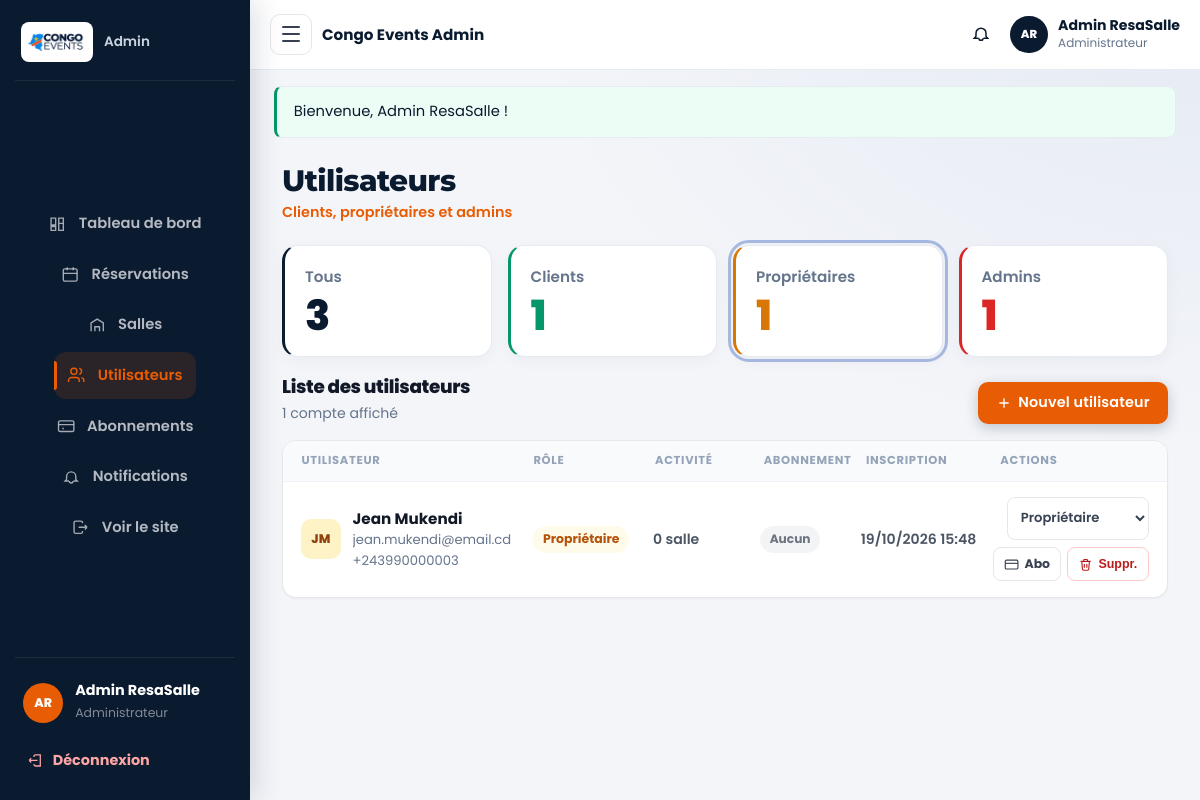
/admin/utilisateurs.php?role=proprietaire (signed in), run on the app's committed database.
### tables this page shows
CREATE TABLE IF NOT EXISTS utilisateurs (
  id INT UNSIGNED AUTO_INCREMENT PRIMARY KEY,
  nom VARCHAR(120) NOT NULL,
  email VARCHAR(180) NOT NULL UNIQUE,
  telephone VARCHAR(30) DEFAULT NULL,
  mot_de_passe VARCHAR(255) NOT NULL,
  role ENUM('admin', 'client', 'proprietaire') NOT NULL DEFAULT 'client',
  date_creation DATETIME NOT NULL DEFAULT CURRENT_TIMESTAMP
);

### includes/functions.php (called while the page is built, shortened)
<?php
require_once __DIR__ . '/../config/database.php';
function e(?string $value): string
{
    return htmlspecialchars((string) $value, ENT_QUOTES, 'UTF-8');
}
function get_flash(): ?array
{
    $flash = $_SESSION['flash'];
    return $flash;
}
function current_user(): ?array
{
    return $_SESSION['user'] ?? null;
}
function require_login(): void
{
    try {
        $uid = (int) (current_user()['id'] ?? 0);
        if ($uid > 0) {
            $stmt = db()->prepare('SELECT role, nom, email FROM utilisateurs WHERE id = ? LIMIT 1');
            $stmt->execute([$uid]);
        }
    } catch (Throwable $e) {
    }
}
function require_admin(): void
{
    require_login();
}
function role_label(string $role): string
{
    $labels = [
        'admin'        => 'Administrateur',
        'client'       => 'Client',
        'proprietaire' => 'Propriétaire',
        'organisateur' => 'Client',
    ];
    return $labels[$role] ?? $role;
}
function format_datetime(?string $datetime): string
{
    $dt = DateTime::createFromFormat('Y-m-d H:i:s', $datetime)
        ?: DateTime::createFromFormat('Y-m-d\TH:i', $datetime);
    return $dt->format('d/m/Y H:i');
}
function asset(string $path): string
{
    return rtrim(APP_URL, '/') . '/assets/' . ltrim($path, '/');
}
function url(string $path = ''): string
{
    return rtrim(APP_URL, '/') . '/' . ltrim($path, '/');
}

### config/database.php (called while the page is built, shortened)
<?php
function db(): PDO
{
    static $pdo = null;
    if ($pdo === null) {
        $dsn = 'mysql:host=' . DB_HOST . ';port=' . DB_PORT . ';dbname=' . DB_NAME . ';charset=' . DB_CHARSET;
        $options = [
            PDO::ATTR_ERRMODE            => PDO::ERRMODE_EXCEPTION,
            PDO::ATTR_DEFAULT_FETCH_MODE => PDO::FETCH_ASSOC,
            PDO::ATTR_EMULATE_PREPARES   => false,
            PDO::ATTR_TIMEOUT            => 5,
        ];
        for ($i = 0; $i < 3; $i++) {
            try {
                $pdo = new PDO($dsn, DB_USER, DB_PASS, $options);
                break;
            } catch (PDOException $e) {
                $last = $e;
                usleep(400000);
            }
        }
    }
    return $pdo;
}

### admin/utilisateurs.php (the view, shortened to what this page needs)
<?php
require_once __DIR__ . '/../includes/functions.php';
require_admin();
$allowedRoles = ['admin', 'client', 'proprietaire'];
$roleFilter = $_GET['role'] ?? '';
$errors = [];
$showCreate = !empty($_POST['action']) && $_POST['action'] === 'create' && !empty($errors);
$sql = 'SELECT u.*,
      (SELECT COUNT(*) FROM reservations r WHERE r.utilisateur_id = u.id) AS nb_reservations,
      (SELECT COUNT(*) FROM salles s WHERE s.proprietaire_id = u.id) AS nb_salles,
      (SELECT COUNT(*) FROM abonnements a WHERE a.utilisateur_id = u.id AND a.statut = \'actif\' AND a.date_fin >= NOW()) AS abo_actif
     FROM utilisateurs u';
$params = [];
if (in_array($roleFilter, $allowedRoles, true)) {
    $sql .= ' WHERE u.role = ?';
    $params[] = $roleFilter;
}
$sql .= ' ORDER BY u.date_creation DESC';
$stmt = db()->prepare($sql);
$stmt->execute($params);
$users = $stmt->fetchAll();
$counts = ['all' => 0, 'admin' => 0, 'client' => 0, 'proprietaire' => 0];
foreach (db()->query('SELECT role, COUNT(*) AS n FROM utilisateurs GROUP BY role')->fetchAll() as $row) {
    $counts[$row['role']] = (int) $row['n'];
    $counts['all'] += (int) $row['n'];
}
function admin_user_initials(string $name): string
{
    $initials = '';
    foreach (preg_split('/\s+/', trim($name)) as $part) {
        $ch = function_exists('mb_substr')
            ? mb_strtoupper(mb_substr($part, 0, 1))
            : strtoupper(substr($part, 0, 1));
        $initials .= $ch;
        if (strlen($initials) >= 2) {
            break;
        }
    }
    return $initials !== '' ? $initials : 'U';
}
$adminPage = 'utilisateurs';
require __DIR__ . '/../includes/admin-header.php';
?>
<section class="users-page">
  <div class="dash-stats users-stats">
    <a class="dash-stat dash-stat-blue <?= $roleFilter === '' ? 'is-selected' : '' ?>" href="<?= e(url('admin/utilisateurs.php')) ?>">
      <div class="dash-stat-label">Tous</div>
      <div class="dash-stat-value"><?= (int) $counts['all'] ?></div>
    </a>
    <a class="dash-stat dash-stat-green <?= $roleFilter === 'client' ? 'is-selected' : '' ?>" href="<?= e(url('admin/utilisateurs.php?role=client')) ?>">
      <div class="dash-stat-label">Clients</div>
      <div class="dash-stat-value"><?= (int) $counts['client'] ?></div>
    </a>
    <a class="dash-stat dash-stat-amber <?= $roleFilter === 'proprietaire' ? 'is-selected' : '' ?>" href="<?= e(url('admin/utilisateurs.php?role=proprietaire')) ?>">
      <div class="dash-stat-label">Propriétaires</div>
      <div class="dash-stat-value"><?= (int) $counts['proprietaire'] ?></div>
    </a>
    <a class="dash-stat dash-stat-red <?= $roleFilter === 'admin' ? 'is-selected' : '' ?>" href="<?= e(url('admin/utilisateurs.php?role=admin')) ?>">
      <div class="dash-stat-label">Admins</div>
      <div class="dash-stat-value"><?= (int) $counts['admin'] ?></div>
    </a>
  </div>
  <div class="users-toolbar">
    <div>
      <h2 class="users-title">Liste des utilisateurs</h2>
      <p class="users-sub"><?= count($users) ?> compte<?= count($users) > 1 ? 's' : '' ?> affiché<?= count($users) > 1 ? 's' : '' ?></p>
    </div>
    <button type="button" class="btn btn-primary" data-users-toggle-create aria-expanded="<?= $showCreate || $errors ? 'true' : 'false' ?>">
      <svg viewBox="0 0 24 24" width="16" height="16" fill="none" stroke="currentColor" stroke-width="2"><path d="M12 5v14M5 12h14"/></svg>
      Nouvel utilisateur
    </button>
  </div>
  <div class="users-panel">
    <?php if (!$users): ?>
      <div class="users-empty">
        <strong>Aucun utilisateur</strong>
        <p>Aucun compte ne correspond à ce filtre.</p>
      </div>
    <?php else: ?>
      <div class="users-table-head" aria-hidden="true">
        <span>Utilisateur</span>
        <span>Rôle</span>
        <span>Activité</span>
        <span>Abonnement</span>
        <span>Inscription</span>
        <span>Actions</span>
      </div>
      <ul class="users-list">
        <?php foreach ($users as $u): ?>
          <?php
            $isSelf = (int) $u['id'] === (int) current_user()['id'];
            $roleClass = 'role-client';
            if ($u['role'] === 'admin') {
                $roleClass = 'role-admin';
            } elseif ($u['role'] === 'proprietaire') {
                $roleClass = 'role-owner';
            }
            $activity = '—';
            if ($u['role'] === 'client') {
                $n = (int) $u['nb_reservations'];
                $activity = $n . ' réservation' . ($n > 1 ? 's' : '');
            } elseif ($u['role'] === 'proprietaire') {
                $n = (int) $u['nb_salles'];
                $activity = $n . ' salle' . ($n > 1 ? 's' : '');
            }
          ?>
          <li class="users-row">
            <div class="users-identity">
              <div class="users-avatar <?= e($roleClass) ?>"><?= e(admin_user_initials($u['nom'])) ?></div>
              <div class="users-id-text">
                <strong><?= e($u['nom']) ?></strong>
                <span><?= e($u['email']) ?></span>
                <?php if (!empty($u['telephone'])): ?>
                  <span class="users-phone"><?= e($u['telephone']) ?></span>
                <?php endif; ?>
              </div>
            </div>
            <div class="users-cell" data-label="Rôle">
              <span class="users-role <?= e($roleClass) ?>"><?= e(role_label($u['role'])) ?></span>
            </div>
            <div class="users-cell users-meta" data-label="Activité">
              <?= e($activity) ?>
            </div>
            <div class="users-cell" data-label="Abonnement">
              <?php if ($u['role'] === 'proprietaire'): ?>
                <?php if ((int) $u['abo_actif'] > 0): ?>
                  <span class="users-pill is-ok">Actif</span>
                <?php else: ?>
                  <span class="users-pill is-off">Aucun</span>
                <?php endif; ?>
              <?php else: ?>
                <span class="users-dash">—</span>
              <?php endif; ?>
            </div>
            <div class="users-cell users-meta" data-label="Inscription">
              <?= e(format_datetime($u['date_creation'])) ?>
            </div>
            <div class="users-actions" data-label="Actions">
              <form method="post" class="users-role-form">
                <select id="role_<?= (int) $u['id'] ?>" name="role" onchange="this.form.submit()">
                  <?php foreach ($allowedRoles as $r): ?>
                    <option value="<?= e($r) ?>" <?= $u['role'] === $r ? 'selected' : '' ?>><?= e(role_label($r)) ?></option>
                  <?php endforeach; ?>
                </select>
              </form>
              <div class="users-action-btns">
                <?php if ($u['role'] === 'proprietaire'): ?>
                  <a class="users-icon-btn" href="<?= e(url('admin/abonnements.php?user_id=' . (int) $u['id'])) ?>" title="Gérer l’abonnement">
                    <svg viewBox="0 0 24 24" fill="none" stroke="currentColor" stroke-width="1.8"><rect x="2" y="5" width="20" height="14" rx="2"/><path d="M2 10h20"/></svg>
                    <span>Abo</span>
                  </a>
                <?php endif; ?>
                <?php if (!$isSelf): ?>
                  <form method="post">
                    <button type="submit" class="users-icon-btn is-danger" title="Supprimer" data-confirm="Supprimer cet utilisateur ?">
                      <svg viewBox="0 0 24 24" fill="none" stroke="currentColor" stroke-width="1.8"><path d="M4 7h16M10 11v6M14 11v6M6 7l1 12a2 2 0 0 0 2 2h6a2 2 0 0 0 2-2l1-12M9 7V5a1 1 0 0 1 1-1h4a1 1 0 0 1 1 1v2"/></svg>
                      <span>Suppr.</span>
                    </button>
                  </form>
                <?php endif; ?>
              </div>
            </div>
          </li>
        <?php endforeach; ?>
      </ul>
    <?php endif; ?>
  </div>
</section>
<?php require __DIR__ . '/../includes/admin-footer.php'; ?>

### includes/admin-header.php (shortened to what this page needs)
<?php
$adminPage = $adminPage ?? 'dashboard';
$user = current_user();
$flash = get_flash();
$displayName = $user['nom'] ?? 'Admin';
$initials = '';
foreach (preg_split('/\s+/', trim($displayName)) as $part) {
    $ch = function_exists('mb_substr')
        ? mb_strtoupper(mb_substr($part, 0, 1))
        : strtoupper(substr($part, 0, 1));
    $initials .= $ch;
    if (strlen($initials) >= 2) break;
}
$pageTitles = [
    'dashboard' => ['Tableau de bord', 'Gestion des réservations'],
    'reservations' => ['Réservations', 'Validation des demandes'],
    'salles' => ['Salles', 'Catalogue des espaces'],
    'utilisateurs' => ['Utilisateurs', 'Clients, propriétaires et admins'],
    'abonnements' => ['Abonnements', 'Plans et paiements propriétaires'],
];
[$dashTitle, $dashSubtitle] = $pageTitles[$adminPage] ?? ['Administration', 'Congo Events'];
?>
<!DOCTYPE html>
<html lang="fr">
<head>
  <link rel="stylesheet" href="<?= e(asset('css/style.css')) ?>?v=20261016pay">
  <link rel="stylesheet" href="<?= e(asset('css/dashboard.css')) ?>?v=20261016pay">
</head>
<body class="dash-body">
  <aside class="dash-sidebar" data-dash-sidebar>
    <div class="dash-sidebar-top">
      <a class="dash-brand" href="<?= e(url('admin/index.php')) ?>">
        <img class="dash-brand-logo dash-brand-logo-full" src="<?= e(asset(APP_LOGO)) ?>?v=20261015v2" alt="<?= e(APP_NAME) ?>" width="150" height="60">
        <span class="dash-brand-role"><em>Admin</em></span>
      </a>
    </div>
    <nav class="dash-nav">
      <a href="<?= e(url('admin/index.php')) ?>" class="<?= $adminPage === 'dashboard' ? 'is-active' : '' ?>">
        <svg viewBox="0 0 24 24" fill="none" stroke="currentColor" stroke-width="1.8"><path d="M4 13h6V4H4v9Zm10 7h6V4h-6v16ZM4 20h6v-5H4v5Zm10-9h6V4h-6v7Z"/></svg>
        Tableau de bord
      </a>
      <a href="<?= e(url('admin/reservations.php')) ?>" class="<?= $adminPage === 'reservations' ? 'is-active' : '' ?>">
        <svg viewBox="0 0 24 24" fill="none" stroke="currentColor" stroke-width="1.8"><rect x="3" y="5" width="18" height="16" rx="2"/><path d="M8 3v4M16 3v4M3 11h18"/></svg>
        Réservations
      </a>
      <a href="<?= e(url('admin/salles.php')) ?>" class="<?= $adminPage === 'salles' ? 'is-active' : '' ?>">
        <svg viewBox="0 0 24 24" fill="none" stroke="currentColor" stroke-width="1.8"><path d="M4 20V9l8-5 8 5v11"/><path d="M9 20v-6h6v6"/></svg>
        Salles
      </a>
      <a href="<?= e(url('admin/utilisateurs.php')) ?>" class="<?= $adminPage === 'utilisateurs' ? 'is-active' : '' ?>">
        <svg viewBox="0 0 24 24" fill="none" stroke="currentColor" stroke-width="1.8"><path d="M16 21v-2a4 4 0 0 0-4-4H6a4 4 0 0 0-4 4v2"/><circle cx="9" cy="7" r="4"/><path d="M22 21v-2a4 4 0 0 0-3-3.87M16 3.13a4 4 0 0 1 0 7.75"/></svg>
        Utilisateurs
      </a>
      <a href="<?= e(url('admin/abonnements.php')) ?>" class="<?= $adminPage === 'abonnements' ? 'is-active' : '' ?>">
        <svg viewBox="0 0 24 24" fill="none" stroke="currentColor" stroke-width="1.8"><rect x="2" y="5" width="20" height="14" rx="2"/><path d="M2 10h20M7 15h2"/></svg>
        Abonnements
      </a>
      <?php $adminNotif = unread_notifications_count((int) ($user['id'] ?? 0)); ?>
      <a href="<?= e(url('notifications.php')) ?>" class="<?= $adminPage === 'notifications' ? 'is-active' : '' ?>">
        <svg viewBox="0 0 24 24" fill="none" stroke="currentColor" stroke-width="1.8"><path d="M15 17h5l-1.4-1.4A2 2 0 0 1 18 14.2V11a6 6 0 1 0-12 0v3.2c0 .5-.2 1-.6 1.4L4 17h5"/><path d="M9.5 17a2.5 2.5 0 0 0 5 0"/></svg>
        Notifications<?= $adminNotif > 0 ? ' (' . (int) $adminNotif . ')' : '' ?>
      </a>
      <a href="<?= e(url('index.php')) ?>">
        <svg viewBox="0 0 24 24" fill="none" stroke="currentColor" stroke-width="1.8"><path d="M15 7V6a2 2 0 0 0-2-2H6a2 2 0 0 0-2 2v12a2 2 0 0 0 2 2h7a2 2 0 0 0 2-2v-1"/><path d="M10 12h11m0 0-3-3m3 3-3 3"/></svg>
        Voir le site
      </a>
    </nav>
    <div class="dash-user">
      <div class="dash-user-row">
        <div class="dash-avatar"><?= e($initials) ?></div>
        <div>
          <strong><?= e($displayName) ?></strong>
          <span>Administrateur</span>
        </div>
      </div>
      <a class="dash-logout" href="<?= e(url('logout.php')) ?>">
        <svg viewBox="0 0 24 24" fill="none" stroke="currentColor" stroke-width="1.8"><path d="M10 7V6a2 2 0 0 1 2-2h7v16h-7a2 2 0 0 1-2-2v-1"/><path d="M15 12H3m0 0 3-3m-3 3 3 3"/></svg>
        Déconnexion
      </a>
    </div>
  </aside>
  <div class="dash-main">
    <div class="dash-topbar">
      <button class="dash-menu-btn" type="button" aria-label="Menu" data-dash-toggle>
        <span></span><span></span><span></span>
      </button>
      <div class="dash-topbar-brand">Congo Events Admin</div>
      <a class="notif-bell dash-topbar-bell" href="<?= e(url('notifications.php')) ?>" title="Notifications" aria-label="Notifications">
        <svg viewBox="0 0 24 24" width="20" height="20" fill="none" stroke="currentColor" stroke-width="1.8"><path d="M15 17h5l-1.4-1.4A2 2 0 0 1 18 14.2V11a6 6 0 1 0-12 0v3.2c0 .5-.2 1-.6 1.4L4 17h5"/><path d="M9.5 17a2.5 2.5 0 0 0 5 0"/></svg>
      </a>
      <div class="dash-topbar-user">
        <div class="dash-topbar-avatar"><?= e($initials) ?></div>
        <div>
          <strong><?= e($displayName) ?></strong>
          <span>Administrateur</span>
        </div>
      </div>
    </div>
    <?php if ($flash): ?>
      <div class="dash-flash">
        <div class="alert alert-<?= e($flash['type']) ?>" role="alert" data-auto-dismiss>
          <?= e($flash['message']) ?>
        </div>
      </div>
    <?php endif; ?>
    <div class="dash-content">
      <header class="dash-page-head">
        <div>
          <h1><?= e($dashTitle) ?></h1>
          <p><?= e($dashSubtitle) ?></p>
        </div>
      </header>

### data on the page
utilisateurs: nom "Admin ResaSalle"
utilisateurs: nom "JM", nom "Jean Mukendi", email "jean.mukendi@email.cd", telephone "+243990000003", role "Propriétaire", activity "0 salle", shows "Aucun", date_creation "19/10/2026 15:48"

### other printed values
$initials "AR"
$flash['message'] "Bienvenue, Admin ResaSalle !"
$dashTitle "Utilisateurs"
$dashSubtitle "Clients, propriétaires et admins"
$counts['all'] "3"
$counts['client'] "1"
$counts['proprietaire'] "1"
$counts['admin'] "1"
count($users) "1"
form field role "Propriétaire"
